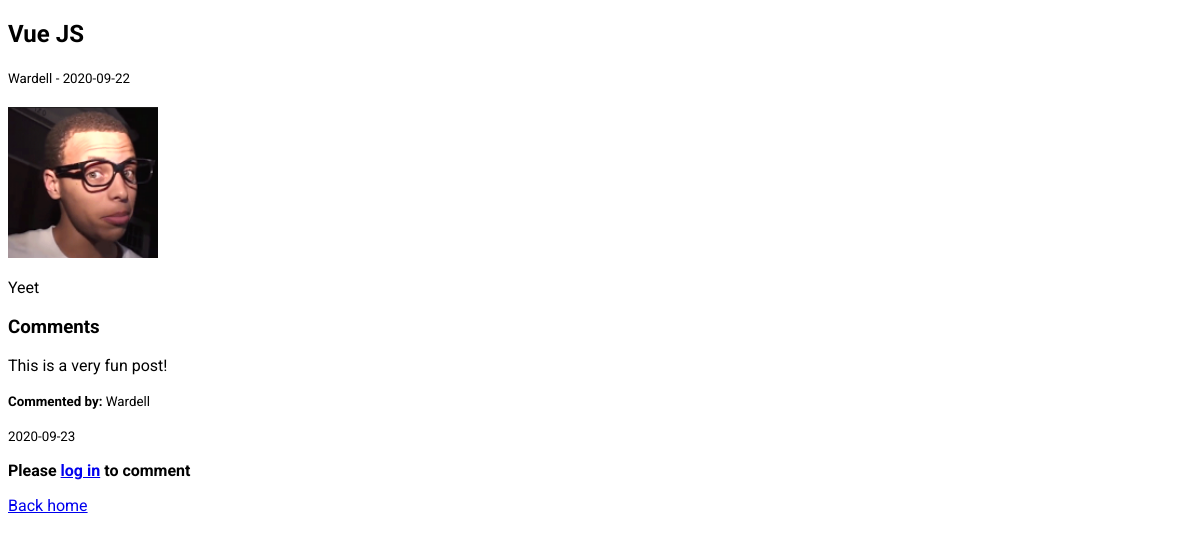
Screenshot of /post.php?post_id=1 with the database file from the repository.
### tables this page shows
CREATE TABLE `posts` (
  `id` int(3) NOT NULL,
  `post_author_id` int(3) NOT NULL,
  `post_category_id` int(3) NOT NULL,
  `post_title` varchar(255) NOT NULL,
  `post_content` text NOT NULL,
  `post_image` text NOT NULL,
  `post_date` date NOT NULL,
  `post_tags` varchar(255) NOT NULL,
  `post_comments_count` int(255) NOT NULL DEFAULT 0,
  `post_status` tinyint(4) NOT NULL DEFAULT 0,
  `post_views` int(255) NOT NULL DEFAULT 0
);

CREATE TABLE `users` (
  `id` int(3) NOT NULL,
  `user_name` varchar(255) NOT NULL,
  `user_email` varchar(255) NOT NULL,
  `user_password` varchar(255) NOT NULL,
  `user_isadmin` tinyint(1) NOT NULL DEFAULT 0
);

CREATE TABLE `comments` (
  `id` int(3) NOT NULL,
  `comment_post_id` int(3) NOT NULL,
  `comment_author_id` int(3) NOT NULL,
  `comment_content` varchar(255) NOT NULL,
  `comment_date` date NOT NULL,
  `comment_status` tinyint(4) NOT NULL DEFAULT 0
);

### includes/classloader.inc.php (called while the page is built, shortened)
<?php
function classLoader($className)
{
    $url = $_SERVER['HTTP_HOST'] . $_SERVER['REQUEST_URI'];
    $extension = ".class.php";
    if (strpos($url, "includes") !== false) {
        $path = "../classes/";
    } else {
        $path = "classes/";
    }
}

### classes/database.class.php (called while the page is built)
<?php
class Database
{
    private $host = "localhost";
    private $db_name = "cms";
    private $user = "root";
    private $password = "";
    protected function connect_db()
    {
        try {
            $dsn = "mysql:host=" . $this->host . ";dbname=" . $this->db_name;
            $connection = new PDO($dsn, $this->user, $this->password);
            $connection->setAttribute(PDO::ATTR_DEFAULT_FETCH_MODE, PDO::FETCH_ASSOC);
            $connection->setAttribute(PDO::ATTR_ERRMODE, PDO::ERRMODE_EXCEPTION);
            return $connection;
        } catch (PDOException $error) {
            echo "Connection failed" . $error->getMessage();
        }
    }
}

### classes/postmodel.class.php (called while the page is built, shortened)
<?php
class PostModel extends Database
{
    protected function fetchPost()
    {
        $sql = "SELECT posts.*, categories.category_name, users.user_name FROM posts, categories, users WHERE posts.post_category_id = categories.id AND posts.post_author_id = users.id AND posts.id = ?";
        $stmt = $this->connect_db()->prepare($sql);
        if (isset($_GET['post_id'])) {
            $stmt->execute([$_GET['post_id']]);
            $row = $stmt->fetch();
            return $row;
        }
    }
}

### classes/postview.class.php (called while the page is built, shortened)
<?php
class PostView extends PostModel
{
    public function displayPost()
    {
        return $this->fetchPost();
    }
}

### classes/commodel.class.php (called while the page is built, shortened)
<?php
class ComModel extends Database
{
    protected function fetchPostComments()
    {
        $sql = "SELECT comments.*, users.user_name FROM comments, users WHERE comments.comment_author_id = users.id AND comments.comment_post_id = ?";
        $stmt = $this->connect_db()->prepare($sql);
        if (isset($_GET['post_id'])) {
            $stmt->execute([$_GET['post_id']]);
            $row = $stmt->fetchAll();
            return $row;
        }
    }
}

### classes/comview.class.php (called while the page is built, shortened)
<?php
class ComView extends ComModel
{
    public function displayPostComments()
    {
        return $this->fetchPostComments();
    }
}

### post.php (the view, shortened to what this page needs)
<?php
include 'includes/header.inc.php';
$postView = new PostView();
$comView = new ComView();
$comContr = new ComContr();
?>
<section>
    <h2>
        <?php echo $postView->displayPost()['post_title']; ?>
    </h2>
    <p><small><?php echo $postView->displayPost()['user_name'] . " - " . $postView->displayPost()['post_date']; ?></small></p>
    <img class="imgs" src="img/<?php echo $postView->displayPost()['post_image']; ?>" alt="">
    <p><?php echo $postView->displayPost()['post_content']; ?></p>
</section>
<section>
    <h3>Comments</h3>
    <?php
    foreach ($comView->displayPostComments() as $comment) :
        if ($comment['comment_status'] == 1) :
    ?>
            <article>
                <p><?php echo $comment['comment_content']; ?></p>
                <p><small><b>Commented by: </b><?php echo $comment['user_name']; ?></small></p>
                <p><small><?php echo $comment['comment_date']; ?></small></p>
            </article>
    <?php
        endif;
    endforeach;
    ?>
    <?php
    if (isset($_SESSION['logged_in'], $_SESSION['user_info'])) :
        $user_info = $_SESSION['user_info'];
    ?>
        <form action="<?php $comContr->insertComment(); ?>" method="post">
            <textarea name="post_comment" cols="30" rows="10" placeholder="Comment"></textarea>
            <input type="submit" value="Comment" name="post_comment_submit">
        </form>
    <?php
    else :
    ?>
        <p><b>Please <a href="login.php">log in</a> to comment</b></p>
    <?php
    endif;
    ?>
</section>
<p><a href="index.php">Back home</a></p>
<?php
include 'includes/footer.inc.php';
?>

### css/main.css (style rules this page uses)
* { font-family: "Roboto", sans-serif; }
img { display: block; width: 150px; margin: 20px 0; }

### rows the page displays
posts: post_title "Vue JS", post_author.user_name "Wardell", post_date "2020-09-22", post_image (picture), post_content "Yeet"
comments: comment_content "This is a very fun post!", comment_author.user_name "Wardell", comment_date "2020-09-23"
